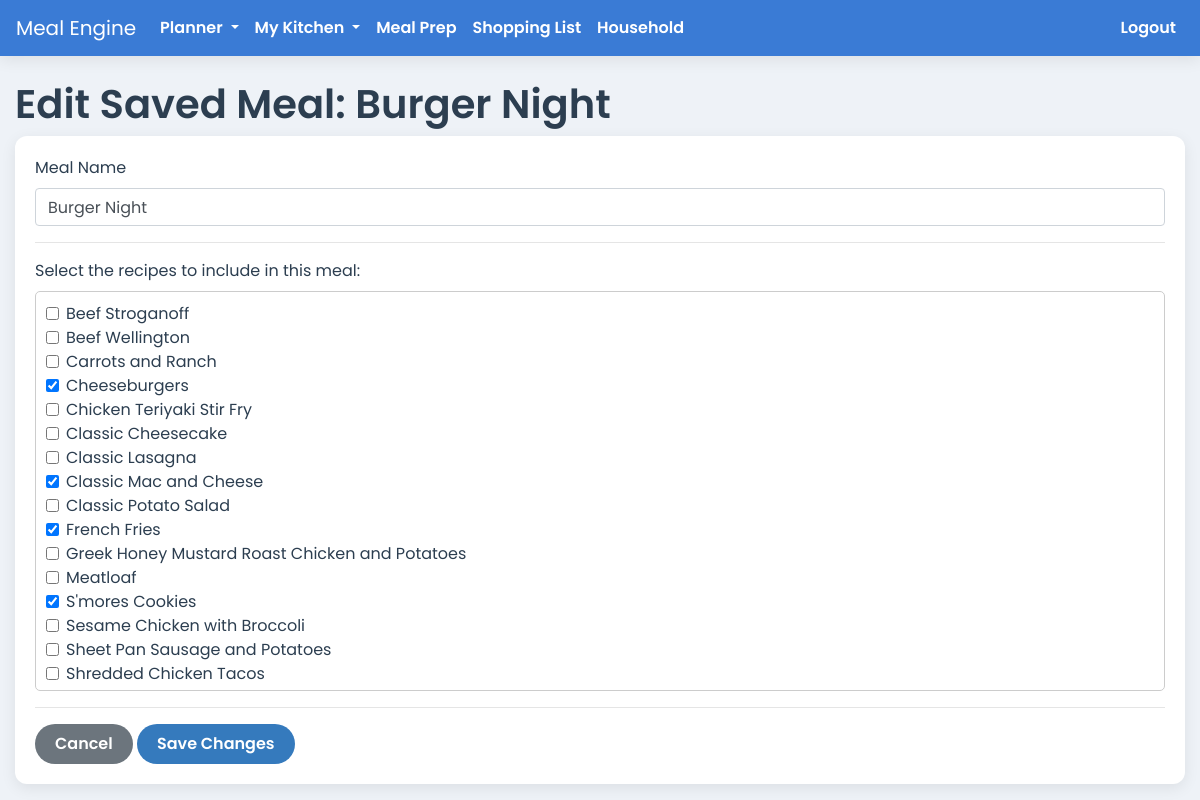
The page /saved-meal/1/edit (signed in) on the database as committed earlier.
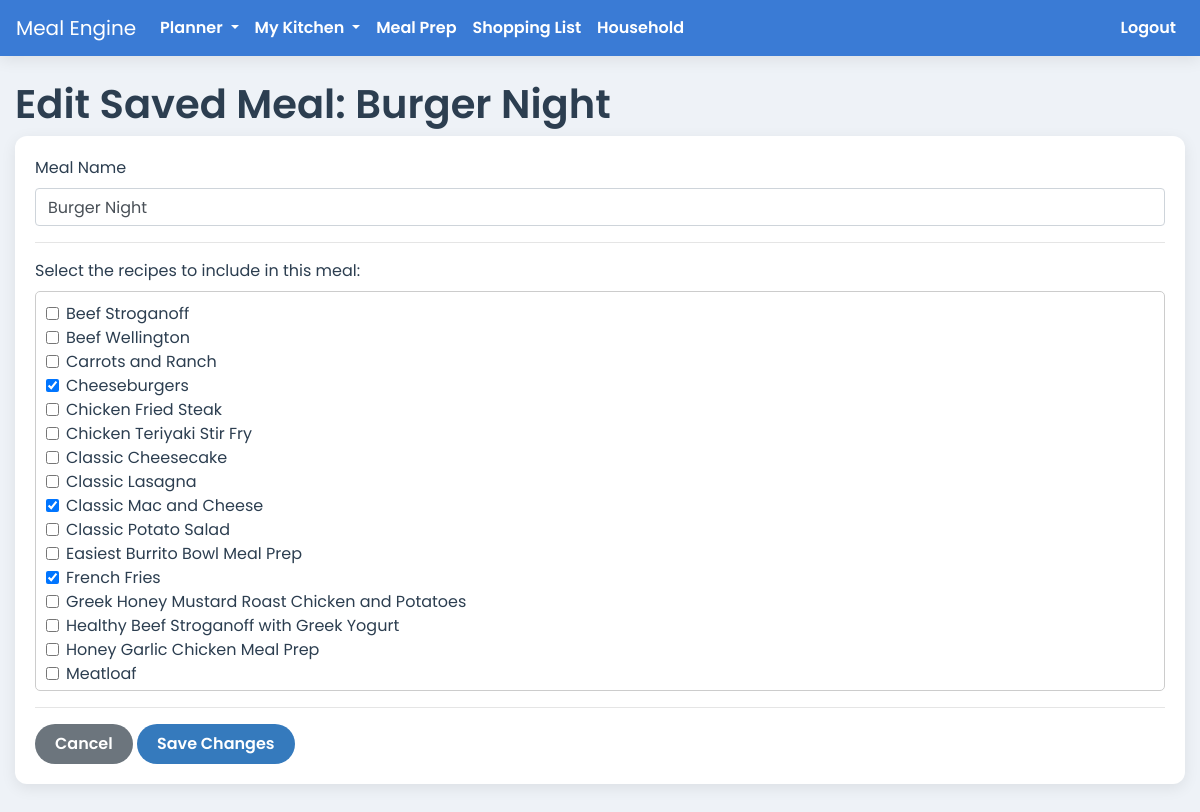
The same page on the database as committed later.
### app.py (models this page shows)
class Recipe(db.Model):
    id = db.Column(db.Integer, primary_key=True)
    user_id = db.Column(db.Integer, db.ForeignKey('user.id'), nullable=False)
    household_id = db.Column(db.Integer, db.ForeignKey('household.id'), nullable=False)
    name = db.Column(db.String(100), nullable=False)
    instructions = db.Column(db.Text, nullable=False)
    servings = db.Column(db.Integer)
    prep_time = db.Column(db.String(50))
    cook_time = db.Column(db.String(50))
    is_favorite = db.Column(db.Boolean, default=False, nullable=False)
    meal_type = db.Column(db.String(50), nullable=False, default='Main Course')
    rating = db.Column(db.Integer, nullable=False, default=0)
    ingredients = db.relationship('RecipeIngredient', backref='recipe', lazy=True, cascade="all, delete-orphan")
    calories = db.Column(db.Float, nullable=True)
    protein = db.Column(db.Float, nullable=True)
    fat = db.Column(db.Float, nullable=True)
    carbs = db.Column(db.Float, nullable=True)

### app.py (the view, shortened to what this page needs)
@app.route('/saved-meal/<int:saved_meal_id>/edit', methods=['GET', 'POST'])
@login_required
def edit_saved_meal(saved_meal_id):
    saved_meal = SavedMeal.query.filter_by(id=saved_meal_id, household_id=current_user.household_id).first_or_404()
    all_recipes = Recipe.query.filter_by(household_id=current_user.household_id).order_by(Recipe.name).all()
    current_recipe_ids = {recipe.id for recipe in saved_meal.recipes}
    return render_template('edit_saved_meal.html', saved_meal=saved_meal, all_recipes=all_recipes, current_recipe_ids=current_recipe_ids)

### app.py (called while the page is built)
@login_manager.user_loader
def load_user(user_id):
    return db.session.get(User, int(user_id))

### templates/edit_saved_meal.html
{% extends 'base.html' %}
{% block content %}
<h1>Edit Saved Meal: {{ saved_meal.name }}</h1>
<div class="card">
    <div class="card-body">
        <form method="POST">
            <div class="form-group">
                <label for="name">Meal Name</label>
                <input type="text" class="form-control" id="name" name="name" value="{{ saved_meal.name }}" required>
            </div>
            <hr>
            <div class="form-group">
                <label>Select the recipes to include in this meal:</label>
                <div style="height: 400px; overflow-y: scroll; border: 1px solid #ccc; padding: 10px; border-radius: 5px;">
                    {% for recipe in all_recipes %}
                    <div class="form-check">
                        <input class="form-check-input" type="checkbox" name="recipe_ids" value="{{ recipe.id }}" id="recipe-{{ recipe.id }}" {% if recipe.id in current_recipe_ids %}checked{% endif %}>
                        <label class="form-check-label" for="recipe-{{ recipe.id }}">
                            {{ recipe.name }}
                        </label>
                    </div>
                    {% endfor %}
                </div>
            </div>
            <hr>
            <a href="{{ url_for('saved_meals') }}" class="btn btn-secondary">Cancel</a>
            <button type="submit" class="btn btn-primary">Save Changes</button>
        </form>
    </div>
</div>
{% endblock %}

Rows that differ between the two databases and show on the page:
no longer on this page (row unchanged): Recipe: recipe_ids "☑", name "S'mores Cookies"
no longer on this page (row unchanged): Recipe: name "Sesame Chicken with Broccoli"
no longer on this page (row unchanged): Recipe: name "Sheet Pan Sausage and Potatoes"
no longer on this page (row unchanged): Recipe: name "Shredded Chicken Tacos"
added Recipe: name "Chicken Fried Steak"
added Recipe: name "Easiest Burrito Bowl Meal Prep"
added Recipe: name "Healthy Beef Stroganoff with Greek Yogurt"
added Recipe: name "Honey Garlic Chicken Meal Prep"
